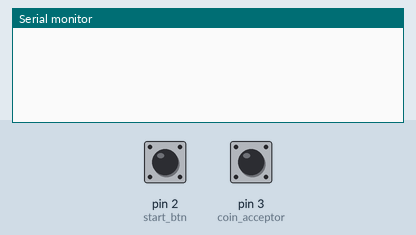
Simulated run of this sketch. Board: Arduino Uno, built with avr-gcc and run on an emulated ATmega328P. On the bench: the last lines printed to the serial monitor. The inputs (shaded band) are chosen by the test bench; at power-on: pin 2 (start_btn) HIGH, pin 3 (coin_acceptor) HIGH.

Above: at 1.2 s.
1.3 s: pin 2 (start_btn) pulled LOW for 0.15 s
At 1.7 s:
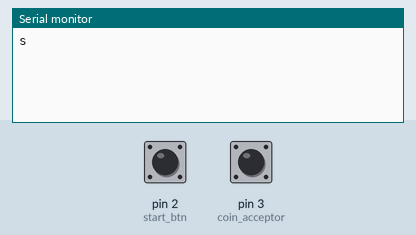
2.9 s: pin 3 (coin_acceptor) pulled LOW for 0.15 s
At 4.3 s:
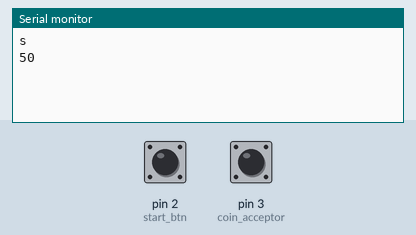

The sketch:

PhotoBoothArduino.ino
```cpp
#include "TimerOne.h"

const int start_btn =  2;
const int coin_acceptor = 3;

unsigned long last_time_clicked = 0;
unsigned long timer_time = 0;
unsigned int coin_pulse_value = 50; //50ct per pulse
unsigned int money;
unsigned long last_coin_pulse = 0;
long timer_interval_ms = 200;


void setup() {
  pinMode(start_btn, INPUT_PULLUP);
  attachInterrupt(0,start_btn_clicked, FALLING);
  pinMode(coin_acceptor, INPUT_PULLUP);
  attachInterrupt(1,coin_pulse,FALLING);
  Serial.begin(9600);

  Timer1.initialize(timer_interval_ms*1000);
  Timer1.attachInterrupt(send_money);
}

void loop()
{
}

void start_btn_clicked() {
   if (millis()-last_time_clicked>500) {
     Serial.println("s");
   }
   last_time_clicked=millis();
}

void coin_pulse() {
   timer_time = millis();
   money+=coin_pulse_value;
}

void send_money() {
    if (money!=0 && millis()-timer_time > timer_interval_ms) {
      Serial.println(money);
      money=0;
    }
}
```

Measured:
- after the input at 1.3 s, the serial monitor: prints a new line at once (image 1)
- after the input at 2.9 s, the serial monitor: prints a new line after 0.30 s (image 2)
